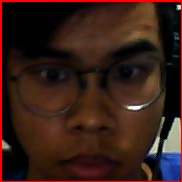
#> input picture data/pic.1.153.jpg, 182 x 182 px; its folder holds 4 pictures in this run
$ python training.py
#> lines starting #> are read from the running program, lines starting #| are printed output that depends on the picture
import numpy as np
from PIL import Image
import os,cv2

def train_classifier(data_dir):
#> called with data_dir = 'data'
    path = [os.path.join(data_dir,f) for f in os.listdir(data_dir)]

    faces=[]
    ids=[]
    for image in path:
        img = Image.open(image).convert("L")
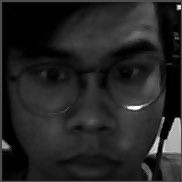
#> img: PIL image 182x182 L; min 0, max 254, mean 36.4
        imageNp=np.array(img,'uint8')
        id=int(os.path.split(image)[1].split(".")[1])
        faces.append(imageNp)
        ids.append(id)
#> pass 2 of the loop in train_classifier, `for image in path:`:
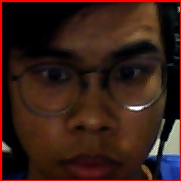
#> input picture data/pic.1.154.jpg, 181 x 181 px
#> in train_classifier, `img = Image.open(image).convert("L")`:
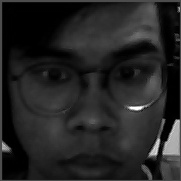
#> img: PIL image 181x181 L; min 0, max 255, mean 36
#> pass 3 of the loop in train_classifier, `for image in path:`:
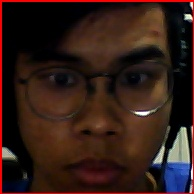
#> input picture data/pic.1.157.jpg, 194 x 194 px
#> in train_classifier, `img = Image.open(image).convert("L")`:
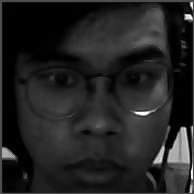
#> img: PIL image 194x194 L; min 0, max 255, mean 34.6
#> the loop made 4 passes; the first 3 are shown

    ids = np.array(ids)
    clf = cv2.face.LBPHFaceRecognizer_create()
    clf.train(faces,ids)
    clf.write("classifier.xml")


train_classifier("data")
